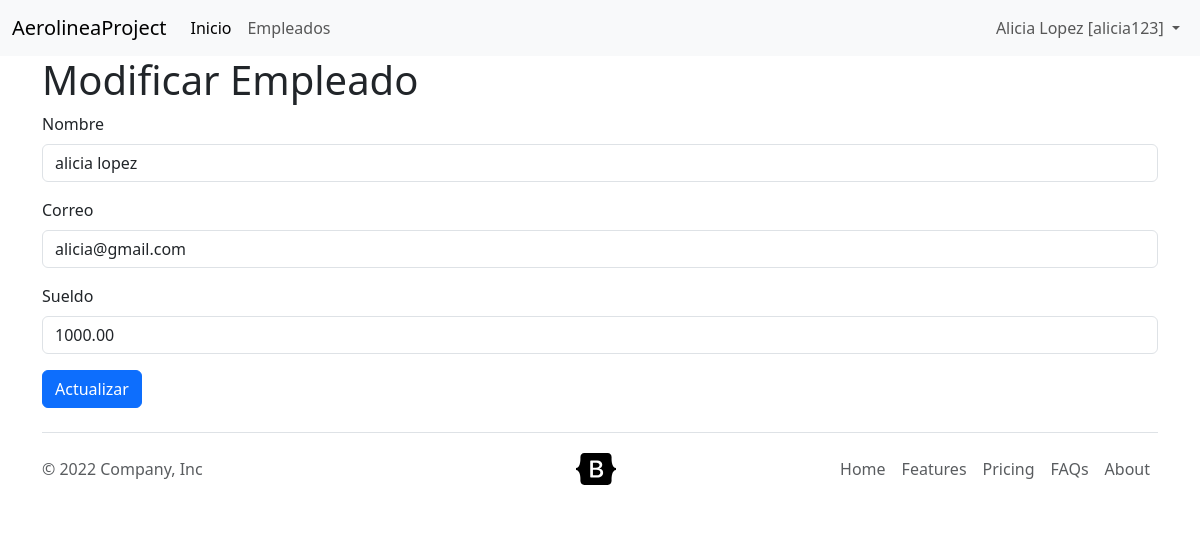
/empleado/modificar-empleado/1/, run on the app's committed database.
### aplicaciones/empleados/models.py (models this page shows, shortened)
class Empleado(models.Model):
    nombre = models.CharField('Nombre', max_length=60)
    correo = models.CharField('Correo', max_length=100)
    sueldo = models.DecimalField('Sueldo', max_digits=8, decimal_places=2)

### aplicaciones/empleados/views.py (the view)
class ModificarEmpleado(SuccessMessageMixin, UpdateView):
    template_name = 'empleados/modificar-empleado.html'
    model = Empleado
    fields = ['nombre', 'correo', 'sueldo']
    success_url = reverse_lazy('empleados_app:lista-empleados')
    success_message = "el registro %(nombre)s fue modificado exitosamente"

### templates/empleados/modificar-empleado.html (shortened to what this page needs)
{% extends 'layout/base_bootstrap.html' %}
{% load bootstrap5 %}
{% block content %}
    <h1>Modificar Empleado</h1>
    <form action="" method="post">
        {% bootstrap_form form %}
        <input type="submit" value="Actualizar" class="btn btn-primary">
    </form>
{% endblock content %}

### data on the page
Empleado: nombre "alicia lopez", correo "alicia@gmail.com", sueldo "1000.00"
